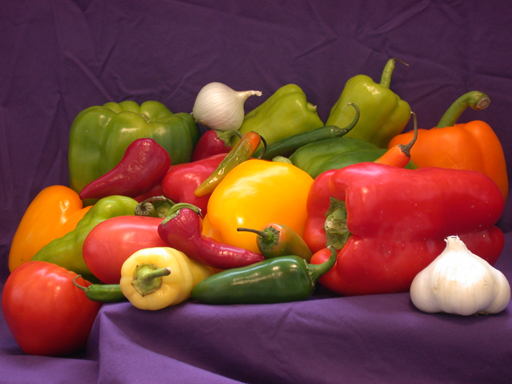
#> input picture Assignment-1/img.png, 512 x 384 px
$ jupyter execute question5.ipynb
#> lines starting #> are read from the running program, lines starting #| are printed output that depends on the picture
[cell 1]
# Lab Assignment - 1
# DIP Lab
# Date - 6 Aug 19
# Name - Ashish Goyal
# Id - 2016ucp1100
import cv2
import matplotlib.pyplot as plt

def histogram(height, width, gray):
    frequency_list = [0] * 256
    for i in range(0, height):
        for j in range(0, width):
            intensity = gray[i][j]
            frequency_list[intensity] += 1

    plt.bar([i for i in range(0, 256)], frequency_list, width=0.30)
    plt.xlabel("Intensity of pixel ")
    plt.ylabel("frequency")
    plt.title("Histogram")
    plt.show()


img_object = cv2.imread('img.png')
#> img_object is the input picture: shape (384, 512, 3); mean B, G, R 57.6, 66.4, 120.8
gray = cv2.cvtColor(img_object, cv2.COLOR_BGR2GRAY)
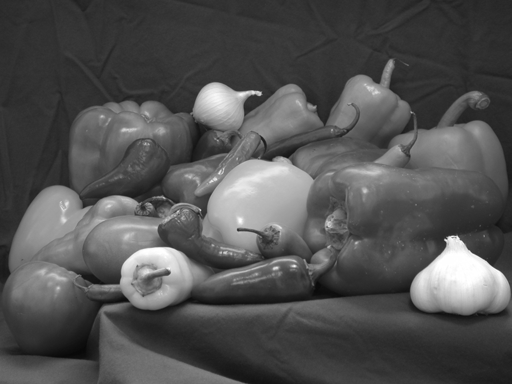
#> gray: shape (384, 512); min 8, max 255, mean 81.7
height, width = gray.shape
#> height = 384; width = 512
histogram(height, width, gray)
#> after the loop in histogram, `for i in range(0, height):`: frequency_list = 256 values, max 7144 at index 49, min 0 at index 0, mean 768
#> in histogram, `plt.show()`:
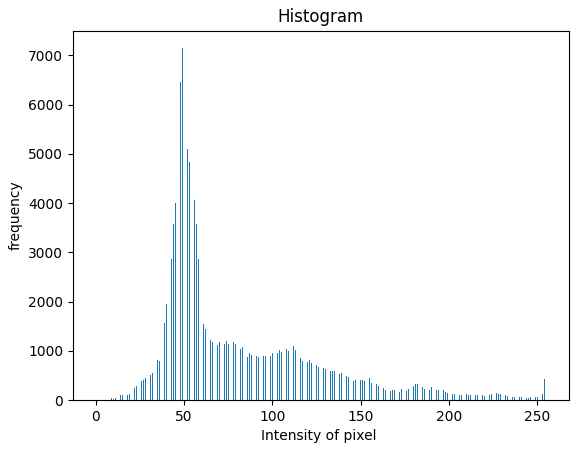
#> figure drawn by matplotlib, 1 panel; tallest bar 7144 high, from x = 48.85 to 49.15
